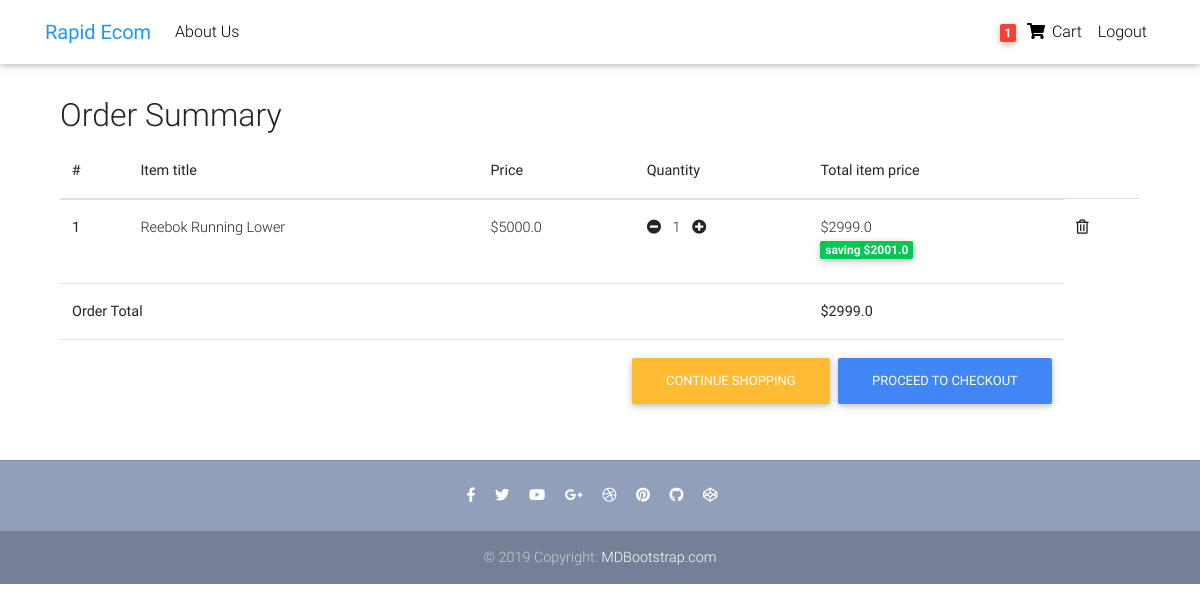
The page /ecom/order_summary/ (signed in) on the database its author committed.
### Ecommerce/models.py (models this page shows, shortened)
class Order(models.Model):
    user = models.ForeignKey(User, on_delete=models.CASCADE)
    items = models.ManyToManyField(OrderItem)
    start_date = models.DateTimeField(auto_now_add=True)
    ordered_date = models.DateTimeField()
    ordered = models.BooleanField(default=False)
    def get_total(self):
        total = 0
        for order_item in self.items.all():
            total += order_item.get_final_price()
        return total

class OrderItem(models.Model):
    user = models.ForeignKey(User, on_delete=models.CASCADE)
    item = models.ForeignKey(Item, on_delete=models.CASCADE)
    ordered = models.BooleanField(default=False)
    quantity = models.IntegerField(default=1)
    def get_total_item_price(self):
        return self.quantity * self.item.price
    def get_total_discount_item_price(self):
        return self.quantity * self.item.discount_price
    def get_amount_saved(self):
        return self.get_total_item_price() - self.get_total_discount_item_price()
    def get_final_price(self):
        if self.item.discount_price:
            return self.get_total_discount_item_price()
        return self.get_total_item_price()

class Item(models.Model):
    title = models.CharField(max_length=100)
    price = models.FloatField()
    discount_price = models.FloatField(blank=True, null=True)
    category = models.CharField(choices=CATEGORY_CHOICES, max_length=2)
    label = models.CharField(choices=LABEL_CHOICES, max_length=1)
    slug = models.SlugField()
    description = models.TextField()

### Ecommerce/views.py (the view)
# urls.py: path("order_summary/", OrderSummaryView.as_view(), name="order_summary"),
class OrderSummaryView(LoginRequiredMixin, View):
    def get(self, *args, **kwargs):
        try:
            order = Order.objects.get(user=self.request.user, ordered=False)
            context = {"object": order}
            return render(self.request, "order_summary.html", context)
        except ObjectDoesNotExist:
            messages.error(self.request, "You does not have any active order")
            return redirect("/")

### Ecommerce/templatetags/cart_template_tags.py (called while the page is built)
@register.filter
def cart_item_count(user):
    if user.is_authenticated:
        qs = Order.objects.filter(user=user, ordered=False)
        if qs.exists():
            return qs[0].items.count()
    return 0

### Ecommerce/templates/order_summary.html (shortened to what this page needs)
{% extends 'base.html' %}
{% block content %}
<div>
   <div class="container ">
      <div class="table-responsive">
         <h2>Order Summary</h2>
         <table class="table">
            <thead>
               <tr>
                  <th scope="col">#</th>
                  <th scope="col">Item title</th>
                  <th scope="col">Price</th>
                  <th scope="col">Quantity</th>
                  <th scope="col">Total item price</th>
               </tr>
            </thead>
            <tbody>
               {% for order_item in object.items.all %}
               <tr>
                  <th scope="row">{{ forloop.counter }}</th>
                  <td>{{ order_item.item.title }}</td>
                  <td>${{ order_item.item.price }}</td>
                  <td><a href="{% url 'remove_single_item_from_cart' order_item.item.slug %}"><i
                           class="fas fa-minus-circle mr-2"></i></a>
                     {{ order_item.quantity }}
                     <a href="{% url 'add_to_cart' order_item.item.slug %}"><i class="fas fa-plus-circle ml-2"></i></a>
                  </td>
                  <td>
                     {% if order_item.item.discount_price %}
                     ${{ order_item.get_total_discount_item_price }}
                     <h6><span class="badge badge-success">saving ${{ order_item.get_amount_saved }}</span></h6>
                     {% else %}
                     ${{ order_item.get_total_item_price }}
                     {% endif %}
                  </td>
                  <td><a href="{% url 'remove_from_cart' order_item.item.slug %}"><i class="far fa-trash-alt"></i></a>
                  </td>
               </tr>
               {% endfor %}
               {% if object.get_total %}
               <tr>
                  <td colspan="4"><b>Order Total</b></td>
                  <td><b>${{ object.get_total }}</b></td>
               </tr>
               <tr>
                  <td colspan="5">
                     <a class="btn btn-primary float-right ml-2" href="/ecom/checkout/">Proceed to
                        Checkout</a>
                     <a class="btn btn-warning float-right" href="/ecom/">Continue Shopping</a>
                  </td>
               </tr>
               {% endif %}
            </tbody>
         </table>
      </div>
   </div>
</div>
{% endblock content %}

### Ecommerce/templates/base.html (shortened to what this page needs)
{% load static %}
{% load cart_template_tags %}
<!DOCTYPE html>
<html lang="en">
<head>
   <link rel="stylesheet" href="https://use.fontawesome.com/releases/v5.11.2/css/all.css">
   <link href="{% static 'css/bootstrap.min.css' %}" rel="stylesheet">
   <link href="{% static 'css/mdb.min.css' %}" rel="stylesheet">
   <link href="{% static 'css/style.min.css' %}" rel="stylesheet">
   <link rel="stylesheet" href="{% static 'css/main.css' %}">
</head>
<body>
   <header>
      <nav class="navbar fixed-top navbar-expand-lg navbar-light white scrolling-navbar">
         <div class="container">
            <a class="navbar-brand waves-effect" href="{% url 'ecom-home' %}">
               <strong class="blue-text">Rapid Ecom</strong>
            </a>
            <div class="collapse navbar-collapse" id="navbarSupportedContent">
               <ul class="navbar-nav mr-auto">
                  <li class="nav-item">
                     <a class="nav-link waves-effect" href="{% url 'ecom-about' %}">About Us</a>
                  </li>
               </ul>
               <ul class="navbar-nav nav-flex-icons">
                  {% if request.user.is_authenticated %}
                  <li class="nav-item">
                     <a href="{% url 'order_summary' %}" class="nav-link waves-effect">
                        <span class="badge red z-depth-1 mr-1"> {{ request.user|cart_item_count }} </span>
                        <i class="fas fa-shopping-cart"></i>
                        <span class="clearfix d-none d-sm-inline-block"> Cart </span>
                     </a>
                  </li>
                  <li class="nav-item">
                     <a class="nav-link waves-effect" href="{% url 'logout' %}">
                        <span class="clearfix d-none d-sm-inline-block"> Logout </span>
                     </a>
                  </li>
                  {% endif %}
               </ul>
            </div>
         </div>
      </nav>
   </header>
   <div class="container">
      {% block content %}
      {% endblock content %}
   </div>
   <footer class="page-footer text-center font-small mt-4 wow fadeIn">
      <hr class="my-4">
      <div class="pb-4">
         <a href="https://www.facebook.com/mdbootstrap" target="_blank">
            <i class="fab fa-facebook-f mr-3"></i>
         </a>
         <a href="https://twitter.com/MDBootstrap" target="_blank">
            <i class="fab fa-twitter mr-3"></i>
         </a>
         <a href="https://www.youtube.com/watch?v=7MUISDJ5ZZ4" target="_blank">
            <i class="fab fa-youtube mr-3"></i>
         </a>
         <a href="https://plus.google.com/u/0/b/107863090883699620484" target="_blank">
            <i class="fab fa-google-plus-g mr-3"></i>
         </a>
         <a href="https://dribbble.com/mdbootstrap" target="_blank">
            <i class="fab fa-dribbble mr-3"></i>
         </a>
         <a href="https://pinterest.com/mdbootstrap" target="_blank">
            <i class="fab fa-pinterest mr-3"></i>
         </a>
         <a href="https://github.com/mdbootstrap/bootstrap-material-design" target="_blank">
            <i class="fab fa-github mr-3"></i>
         </a>
         <a href="http://codepen.io/mdbootstrap/" target="_blank">
            <i class="fab fa-codepen mr-3"></i>
         </a>
      </div>
      <div class="footer-copyright py-3">
         © 2019 Copyright:
         <a href="https://mdbootstrap.com/education/bootstrap/" target="_blank"> MDBootstrap.com </a>
      </div>
   </footer>
</body>
</html>

### Ecommerce/templates/base.html (style rules this page uses)
html, body, header, .carousel { height: 12vh; }

### rows shown on the page
OrderItem: item "Reebok Running Lower", item.price "5000.0", quantity "1", get_total_discount_item_price "2999.0", get_amount_saved "2001.0"
Order: get_total "2999.0"

### other values the page prints
{{ request.user|cart_item_count }} "1"
